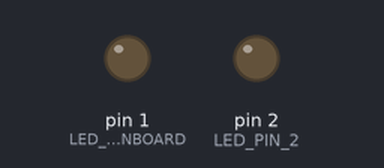
Bench run of a sketch on a simulated Arduino Uno, built with avr-gcc and run on an emulated ATmega328P. On the bench: output pins drawn as LEDs (lit = HIGH). Random numbers use the default seed unless the sketch sets one.

Above: at 5.2 s.
At 42.7 s:
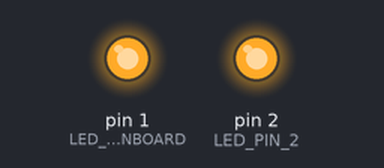
Timing chart, 0 to 44.3 s (numbered marks = the images above):
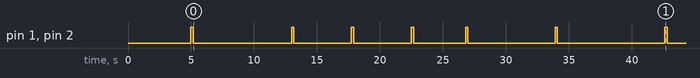

Measured:
- by itself, pin 1 (LED_PIN_ONBOARD), pin 2 (LED_PIN_2): LOW → HIGH at 5.0 s, → LOW 0.18 s later, → HIGH 7.8 s later, → LOW 0.18 s later, … (14 changes in this stretch)

The sketch:

Blink.ino
```cpp
// Define the LED pin
#define LED_PIN_ONBOARD 1
#define LED_PIN_2 2

void setup() {
  // Set the LED pin as an output
  pinMode(LED_PIN_ONBOARD, OUTPUT);
  pinMode(LED_PIN_2, OUTPUT);
  digitalWrite(LED_PIN_ONBOARD, LOW); // Turn on the LED (pin low)
  digitalWrite(LED_PIN_2, LOW); // Turn on the LED (pin low)
  delay(5000);                 // short button press
}

void loop() {
  // Turn the LED on
  digitalWrite(LED_PIN_ONBOARD, HIGH);  // Turn off LED, (pin high)
  digitalWrite(LED_PIN_2, HIGH); // Turn on the LED (pin low)
  delay(180);                 // short button press

  // Turn the LED off
  digitalWrite(LED_PIN_ONBOARD, LOW); // Turn on the LED (pin low)
  digitalWrite(LED_PIN_2, LOW); // Turn on the LED (pin low)

  // sleep from 2 - 13 seconds
  delay(random(2000, 13001));
}
```
